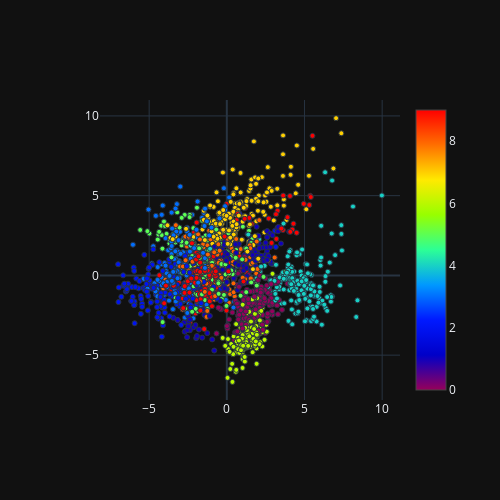

Notebook code cell kept with this figure:
### Code cell
x, y = Loaddataset()

## Standardizing the data
x = StandardScaler().fit_transform(x)
# PCA
start = time.time()

# Tip: you can calculate the principalComponents with pca method:
# more information in https://scikit-learn.org/stable/modules/generated/sklearn.decomposition.PCA.html
# Please fill in the blanks below
pca = PCA(n_components=50)
principalComponents = pca.fit_transform(x)
# principalComponents = PCA(n_components=2)

print('Duration: {} seconds'.format(time.time() - start))
principal = pd.DataFrame(data = principalComponents[:, :2],
                        columns = ['principal component 1', 'principal component 2'])

plot_2d(principalComponents[:, 0],principalComponents[:, 1])

### Figure 1 — Plotly figure (JSON) as saved in the notebook; plotly's stock layout.template omitted (floating-point values rounded to 4 significant figures; data arrays with more than 128 entries replaced by an {"elided": "..."} marker saying what was removed)
{"data": [{"marker": {"color": {"elided": "1797 int values"}, "colorscale": [[0, "rgb(150,0,90)"], [0.125, "rgb(0,0,200)"], [0.25, "rgb(0,25,255)"], [0.375, "rgb(0,152,255)"], [0.5, "rgb(44,255,150)"], [0.625, "rgb(151,255,0)"], [0.75, "rgb(255,234,0)"], [0.875, "rgb(255,111,0)"], [1, "rgb(255,0,0)"]], "line": {"width": 1}, "showscale": true, "size": 5}, "mode": "markers", "type": "scatter", "x": {"elided": "1797 float values"}, "y": {"elided": "1797 float values"}}], "layout": {"height": 500, "margin": {"b": 100, "l": 100, "r": 100, "t": 100}, "width": 500}}
